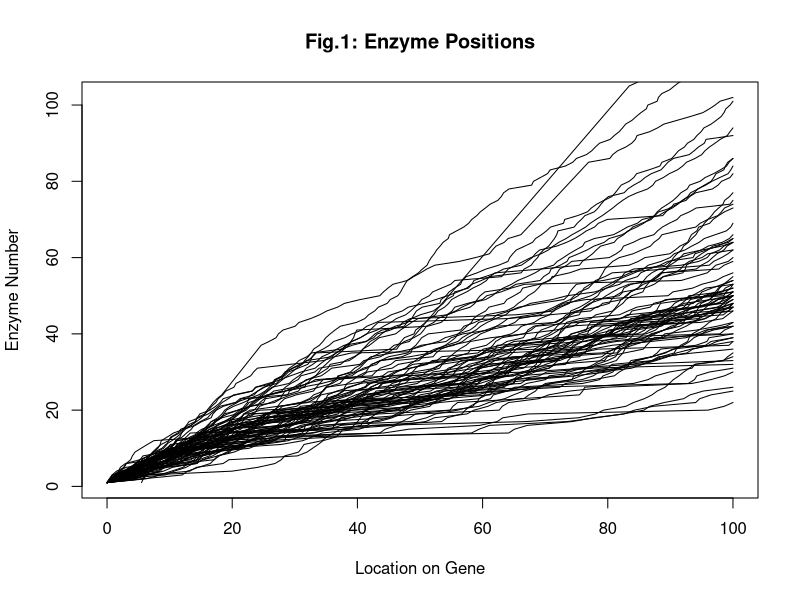
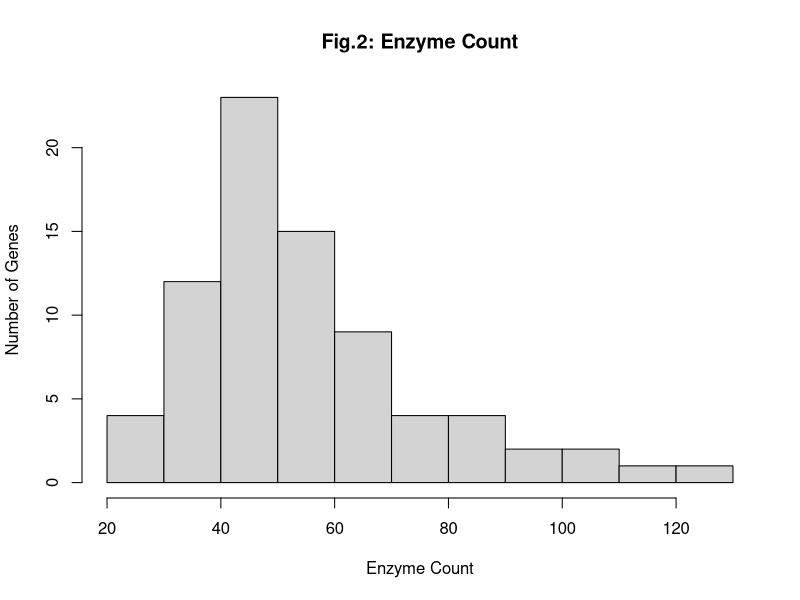
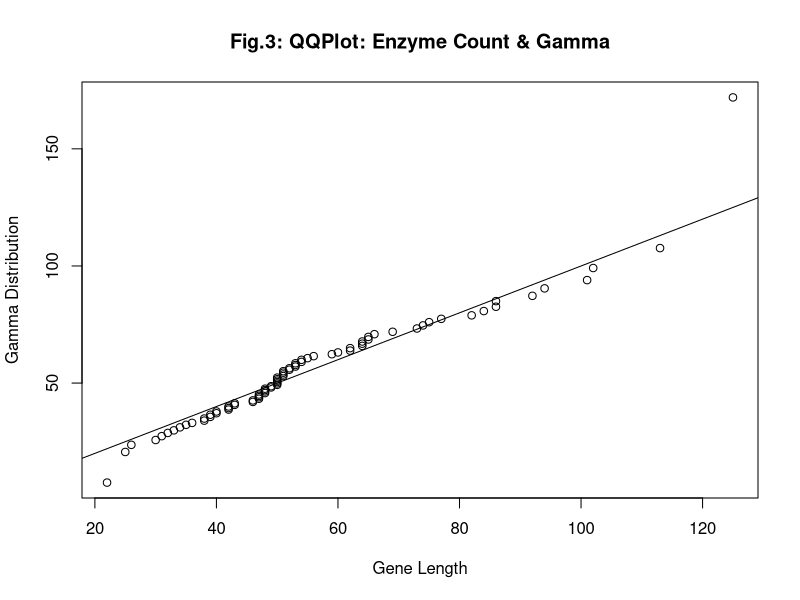
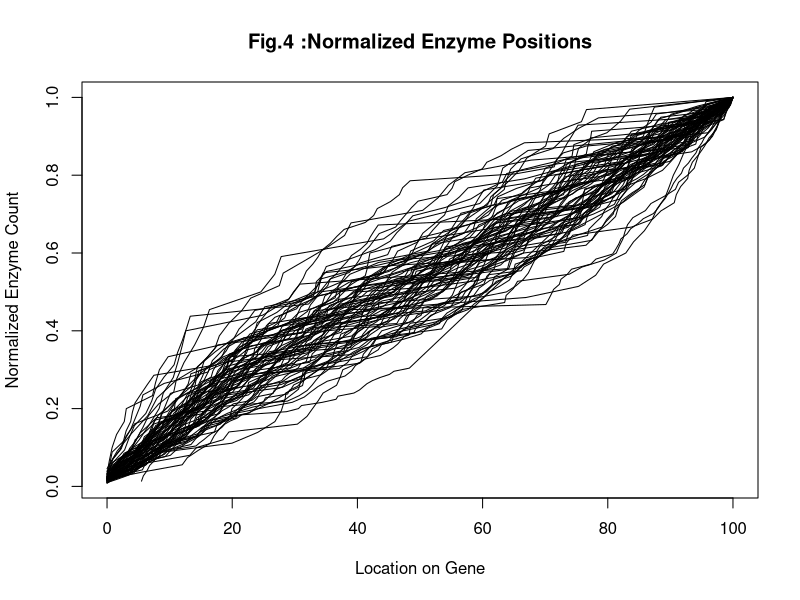
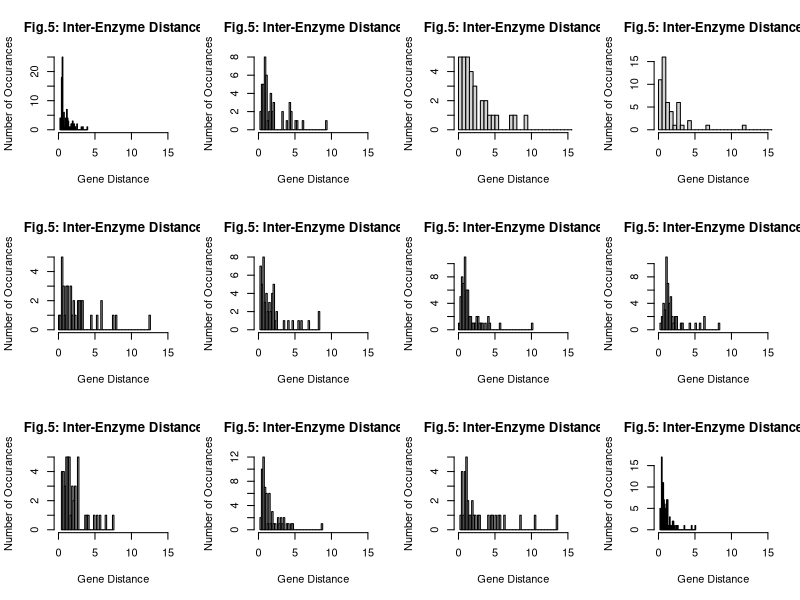
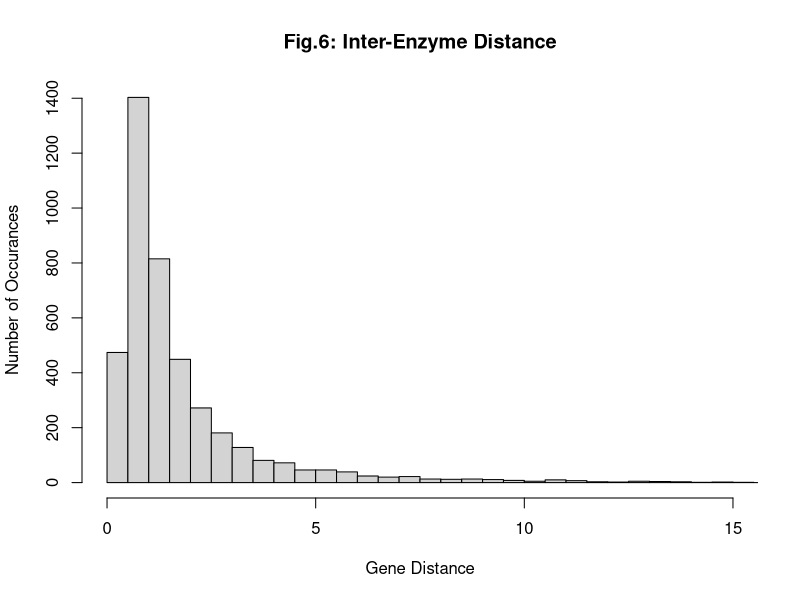
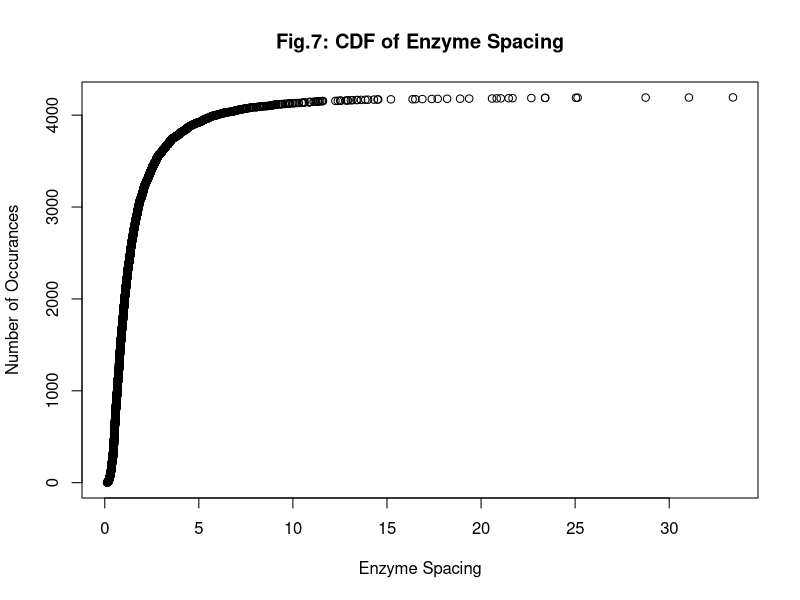
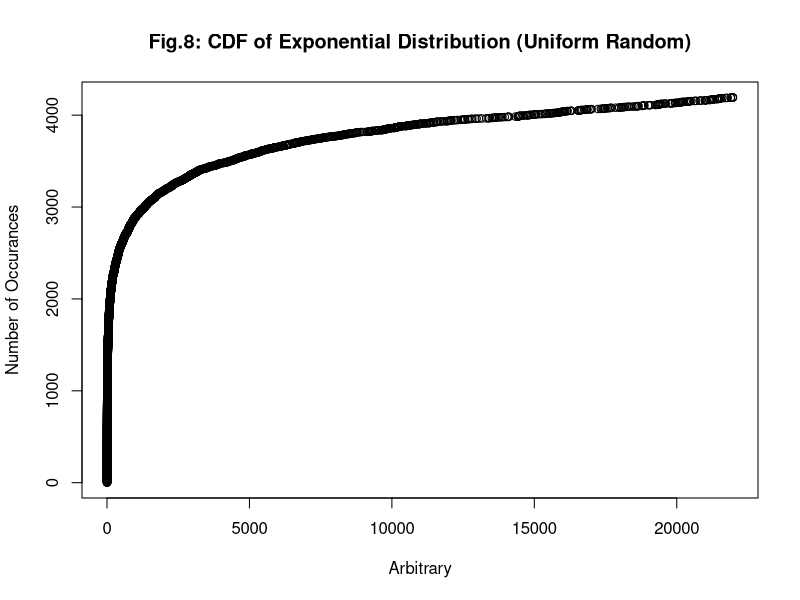

Write R code to recreate these figures, in order. (Note: this script raises an error after producing the figures.)
#Reads in the gene data, creates a list, with a vector for each gene with NA values removed
geneDataFrame <- read.csv("genes.csv")
numGenes <- length(geneDataFrame)
geneVectorList <- list()
for (currGene in 1 : numGenes) {
  geneVectorList[[currGene]] = geneDataFrame[,currGene][!is.na(geneDataFrame[,currGene])]
}

#Creates a list of vectors containing the differences in location between enzymes for each gene
geneDiffList <- list()
for (currGene in 1 : numGenes) {
   tempVector <- c(1 : (length(unlist(geneVectorList[currGene]))-1))
   for (j in 1 : length(unlist(geneVectorList[currGene])) - 1) {
      tempVector[j] <- unlist(geneVectorList[currGene])[j + 1] - unlist(geneVectorList[currGene])[j]
   }
   geneDiffList[[currGene]] <- tempVector
}
geneDiffsort <- sort(unlist(geneDiffList))

#Generates a pair of lists, allows ready comparison of one enzyme spacing with the following enzyme spacing
genePrevList <- list()
geneNextList <- list()
for(i in 1 : numGenes) {
   tempVectorPrev <- c(1 : (length(unlist(geneDiffList[i])) - 1))
   tempVectorNext <- c(1 : (length(unlist(geneDiffList[i])) - 1))
   for(j in 1 : (length(unlist(geneDiffList[i])) - 1)) {
      tempVectorPrev[j] <- unlist(geneDiffList[i])[j]
      tempVectorNext[j] <- unlist(geneDiffList[i])[j+1]
   }
   genePrevList[[i]] <- tempVectorPrev
   geneNextList[[i]] <- tempVectorNext
}

#Plots lines showing the trend of genes locations
plot(unlist(geneVectorList[1]), 1 : length(unlist(geneVectorList[1])), type="l", main="Fig.1: Enzyme Positions", xlab="Location on Gene", ylab="Enzyme Number")
for(i in 2 : numGenes) {
  points(unlist(geneVectorList[i]), 1 : length(unlist(geneVectorList[i])), type="l")
}

#Shows the length of the genes follows approximately a gamma distribution
len <- c(1:numGenes)
for(i in 1:numGenes){len[i] <- length(unlist(geneVectorList[i]))}
hist(len, main="Fig.2: Enzyme Count", xlab="Enzyme Count", ylab="Number of Genes")
qqplot(len, rgamma(10000,shape=mean(len)^2/var(len),rate=mean(len)/var(len)), main="Fig.3: QQPlot: Enzyme Count & Gamma", xlab="Gene Length", ylab="Gamma Distribution")
abline(0,1)


#Plots lines showing trend lines normalized by length
plot(unlist(geneVectorList[1]), (1:length(unlist(geneVectorList[1])))/length(unlist(geneVectorList[1])), type="l", main="Fig.4 :Normalized Enzyme Positions", xlab="Location on Gene", ylab="Normalized Enzyme Count")
for(i in 2:numGenes){points(unlist(geneVectorList[i]), (1:length(unlist(geneVectorList[i])))/length(unlist(geneVectorList[i])), type="l")}

#Shows the enzyme spacing histograms of the first twelve of the genes, all have similar behavior
par(mfrow=c(3,4))
for(i in 1:12){hist(unlist(geneDiffList[i]), breaks=50, xlim=c(0,15),main="Fig.5: Inter-Enzyme Distance", xlab="Gene Distance", ylab="Number of Occurances")}

#Shows a histogram of all the inter-gene distances
dev.off()
hist(geneDiffsort, breaks=100, xlim=c(0,15),main="Fig.6: Inter-Enzyme Distance", xlab="Gene Distance", ylab="Number of Occurances")

#Plots the CDF of the enzyme spacings
plot(geneDiffsort, 1:length(geneDiffsort), main="Fig.7: CDF of Enzyme Spacing", xlab="Enzyme Spacing", ylab="Number of Occurances")
#Closely resembles the CDF for an exponential distribution

#Plots the CDF of an exponential from uniform distribution for comparison
plot(exp(sort(runif(4193, min=0.0001, max=10))), 1:4193, main="Fig.8: CDF of Exponential Distribution (Uniform Random)", xlab="Arbitrary", ylab="Number of Occurances")

#Plots the CDF of an exponential from a normal distribution for comparison
plot(exp(sort(rnorm(4193))), 1:4193, main="Fig.9: CDF of Exponential Distribution (Normal Random)", xlab="Arbitrary", ylab="Number of Occurances")

#Plots the CDF of the enzyme log(spacing)
plot(log(geneDiffsort),1:length(geneDiffsort),main="CDF of Enzyme Log(Spacing)", xlab="Enzyme Log(Spacing)", ylab="Number of Occurances")
#Closely resembles the CDF for a normal distribution

# Creates an Ideal normal set to compare too
normVals <- qnorm(seq(1/(length(geneDiffsort)+1),1-1/(length(geneDiffsort)+1), 1/(length(geneDiffsort)+1)))
plot(normVals,1:length(normVals), main="Ideal Normal Distribution", ylab="Number of Occurances")

#Superimposes Plots, shows deviation at low values
plot(log(geneDiffsort),1:length(geneDiffsort),main="Fig.10 :CDF of Enzyme Log(Spacing), Normal=blue", xlab="Enzyme Log(Spacing)", ylab="Number of Occurances")
points(normVals,1:length(normVals),col="blue")

#Produces a QQNorm plot of the log
qqnorm(log(geneDiffsort), main="Fig.11: QQNorm of Enzyme Log(Spacing)")
abline(0,1)
#Great Fit at high quantiles, missing additional term at low values

# Try correcting for low values with some simple inverse functions
par(mfrow=c(1,3))
qqnorm(log(geneDiffsort)-1/geneDiffsort, main="Fig.11: Normal QQ, 1/x mod")
abline(0,1)
qqnorm(log(geneDiffsort)-1/geneDiffsort^2,, main="Fig.11:Normal QQ, 1/x^2 mod")
abline(0,1)
qqnorm(log(geneDiffsort)-1/sqrt(geneDiffsort),, main="Fig.11:Normal QQ, 1/sqrt(x) mod")
abline(0,1)
# Inverse Square Root produces a good single slope line, need to scale correctly


# Models a fit around the log and inverse square root terms
bestFit <- lm(formula = normVals ~ I(log(geneDiffsort)) + I(1/sqrt(geneDiffsort)))
summary(bestFit)
# Near Perfect fit

#Residuals:
#   Min       1Q   Median       3Q      Max 
#-0.12418 -0.01137  0.01182  0.02128  0.52959 
#
#Coefficients:
#   Estimate Std. Error t value Pr(>|t|)    
#(Intercept)              1.234940   0.006884   179.4   <2e-16 ***
#   I(log(geneDiffsort))     0.593492   0.002898   204.8   <2e-16 ***
#   I(1/sqrt(geneDiffsort)) -1.389865   0.006432  -216.1   <2e-16 ***
#   ---
#   Signif. codes:  0 '***' 0.001 '**' 0.01 '*' 0.05 '.' 0.1 ' ' 1 
#
#Residual standard error: 0.04246 on 4190 degrees of freedom
#Multiple R-squared: 0.9982,   Adjusted R-squared: 0.9982 
#F-statistic: 1.156e+06 on 2 and 4190 DF,  p-value: < 2.2e-16 

#Plots the QQNorm of the new model
dev.off()
qqnorm(coef(bestFit)[1] + coef(bestFit)[2]*log(geneDiffsort)+coef(bestFit)[3]/sqrt(geneDiffsort), main="Fig.12: Normal QQ, Fitted Model")
abline(0,1)
#Model is an exceptional fit for the data to a normal distribution

#Cumulative distibution function
cdf <- function(i){return(pnorm(coef(bestFit)[1] + coef(bestFit)[2]*log(i)+coef(bestFit)[3]/sqrt(i)))}

#Plots distribution derived from cumulative distribution function against real data
probDens <- c(1:200)
for(i in 1:200){probDens[i] <-cdf(i/2)-cdf((i-1)/2)}
hist(geneDiffsort, breaks=100, xlim=c(0,15),main="Fig.13: Inter-Enzyme Distance", xlab="Gene Distance", ylab="Number of Occurances")
points((1:200)/2, 4139*probDens[1:200], col="blue")

#Testing for correlations between spacings (if previous spacing impacts next)
plot(unlist(genePrevList),unlist(geneNextList),main="Spacing versus Following Spacing", xlab="Enzyme Spacing", ylab="Next Enzyme Spacing")
pairedModel <- lm(formula = unlist(genePrevList) ~ unlist(geneNextList))
summary(pairedModel)$r.squared

#Tests the normal fitted values of the spacings on the following spacing
plot(coef(bestFit)[1] + coef(bestFit)[2]*log(unlist(genePrevList))+coef(bestFit)[3]/sqrt(unlist(genePrevList)),coef(bestFit)[1] + coef(bestFit)[2]*log(unlist(geneNextList))+coef(bestFit)[3]/sqrt(unlist(geneNextList)),xlab="Fitted Spacing Value", ylab="Fitted Value of Next Spacing", main="Fig.14: Fitted Spacing vs Following Fitted Spacing")
pairedFitModel <- lm(formula = I(coef(bestFit)[1] + coef(bestFit)[2]*log(unlist(genePrevList))+coef(bestFit)[3]/sqrt(unlist(genePrevList))) ~ I(coef(bestFit)[1] + coef(bestFit)[2]*log(unlist(geneNextList))+coef(bestFit)[3]/sqrt(unlist(geneNextList))))
summary(pairedFitModel)$r.squared

#Plots graphs from a sample of twelve showing all follow the same behavior
par(mfrow=c(3,4))
for(i in 1:12){plot(coef(bestFit)[1] + coef(bestFit)[2]*log(unlist(genePrevList[i]))+coef(bestFit)[3]/sqrt(unlist(genePrevList[i])),coef(bestFit)[1] + coef(bestFit)[2]*log(unlist(geneNextList[i]))+coef(bestFit)[3]/sqrt(unlist(geneNextList[i])),xlab="Fitted Spacing Value", ylab="Fitted Value of Next Spacing", main="Fig.15: Fitted Spacing vs Following")}

#Runs a simulation to create gene lengths from the distribution, should match gene lengths given
probDensHigh <- c(1:1000)
for(i in 1:1000){probDensHigh[i] <-cdf(i/10)-cdf((i-1)/10)}
geneLengthsSim <- c(1:77)
for(i in 1:1000)
{
   size=0
   count=0
   while(size<100)
   {
      size <- size + sample((1 : 1000)/10, 1, prob = probDensHigh)
      count <- count + 1
   }
   geneLengthsSim[i] <- count
}
dev.off()
hist(geneLengthsSim, main="Fig.16: Histogram of Gene Length Simulation", xlab="Gene Length")

#Creates a new enzyme spacing distribution, this time weighted by the gene length
geneWeightDiffList <- list()
for(i in 1 : numGenes) {
   tempVector <- c(1 : length(unlist(geneVectorList[i])) - 1)
   for(j in 1 : length(unlist(geneVectorList[i])) - 1) {
      tempVector[j] <- unlist(geneVectorList[i])[j + 1] - unlist(geneVectorList[i])[j]
   }
   geneWeightDiffList[[i]] <- tempVector*length(unlist(geneVectorList[i]))
}
geneWeightDiffListSort <- sort(unlist(geneWeightDiffList))

#Plots the new weighted spacing distribution
hist(geneWeightDiffListSort, breaks=100, xlim=c(0, 500), main="Fig.17: Histogram of Weighted Enzyme Spacings", xlab="Weighted Enzyme Spacing")

#Plots the log
qqnorm(log(geneWeightDiffListSort), main="Fig.18: QQNorm of the Weighted Enzyme Spacings", ylab="Weighted Enzyme Spacing")
abline(0, 1)

# Models a fit around the log of the weighted spacings
weightFit <- lm(formula = normVals ~ I(log(geneWeightDiffListSort)))
summary(weightFit)

#Residuals:
#   Min       1Q   Median       3Q      Max 
#-0.94121 -0.04058  0.01255  0.07188  0.08923 
#
#Coefficients:
#   Estimate Std. Error t value Pr(>|t|)    
#(Intercept)                    -5.433948   0.007171  -757.8   <2e-16 ***
#   I(log(geneWeightDiffListSort))  1.268554   0.001647   770.4   <2e-16 ***
#   ---
#   Signif. codes:  0 '***' 0.001 '**' 0.01 '*' 0.05 '.' 0.1 ' ' 1 
#
#Residual standard error: 0.08361 on 4191 degrees of freedom
#Multiple R-squared: 0.993,   Adjusted R-squared: 0.993 
#F-statistic: 5.935e+05 on 1 and 4191 DF,  p-value: < 2.2e-16

#Plots the fitted weighted spacing
qqnorm(coef(weightFit)[1] + coef(weightFit)[2] * log(geneWeightDiffListSort), main="Fig.19: Normal QQ, Fitted Weighted Model")
abline(0, 1)

#Creates the CDF function for the weighted
cdf2 <- function(i){ return(pnorm(coef(weightFit)[1] + coef(weightFit)[2] * log(i))) }

#Plots distribution derived from cumulative distribution function against weighted data
probDens2 <- c(1 : 25)
for(i in 1 : 25) { probDens2[i] <-cdf2(i * 20) - cdf2((i - 1) * 20) }
hist(geneWeightDiffListSort, breaks = 100, xlim = c(0, 500), main = "Fig.20: Weighted Inter-Enzyme Spacing", xlab = "Weighted Enzyme Spacing", ylab = "Number of Occurances")
points((1 : 25) * 20, 4139 * probDens2[1 : 25], col = "blue")


#Generates a pair of weighted lists, allows ready comparison of one enyme spacing with the following enzyme spacing
genePrevWeightList <- list()
geneNextWeightList <- list()
for(i in 1 : num_genes) {
   tempVectorPrev <- c(1 : (length(unlist(geneDiffList[i])) - 1))
   tempVectorNext <- c(1 : (length(unlist(geneDiffList[i])) - 1))
   for(j in 1 : (length(unlist(geneDiffList[i]))-1)) {
      tempVectorPrev[j] <- unlist(geneDiffList[i])[j]
      tempVectorNext[j] <- unlist(geneDiffList[i])[j+1]
   }
   genePrevWeightList[[i]] <- tempVectorPrev*length(unlist(geneVectorList[i]))
   geneNextWeightList[[i]] <- tempVectorNext*length(unlist(geneVectorList[i]))
}

#Shows there is no correlation between subsequent values in enzyme spacing
plot(coef(weightFit)[1] + coef(weightFit)[2] * log(unlist(genePrevWeightList)), coef(weightFit)[1] + coef(weightFit)[2] * log(unlist(geneNextWeightList)),xlab="Fitted Spacing Value", ylab="Fitted Value of Next Spacing", main="Fig.22: Weighted Fitted Spacing vs Following Fitted Spacing")
pairedFitModel2 <- lm(formula = I(coef(weightFit)[1] + coef(weightFit)[2] * log(unlist(genePrevWeightList)) ~ I(coef(weightFit)[1] + coef(weightFit)[2] * log(unlist(geneNextWeightList)))))
summary(pairedFitModel2)$r.squared
